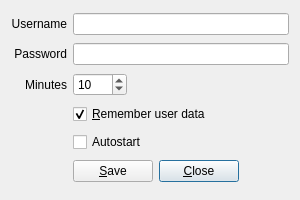
<?xml version="1.0" encoding="UTF-8"?>
<ui version="4.0">
 <class>SettingsDialog</class>
 <widget class="QDialog" name="SettingsDialog">
  <property name="geometry">
   <rect>
    <x>0</x>
    <y>0</y>
    <width>300</width>
    <height>200</height>
   </rect>
  </property>
  <property name="windowTitle">
   <string>User Settings</string>
  </property>
  <property name="windowIcon">
   <iconset resource="resources.qrc">
    <normaloff>:/settings</normaloff>:/settings</iconset>
  </property>
  <layout class="QGridLayout" name="gridLayout">
   <item row="0" column="0">
    <widget class="QLabel" name="_user">
     <property name="text">
      <string>Username</string>
     </property>
     <property name="alignment">
      <set>Qt::AlignRight|Qt::AlignTrailing|Qt::AlignVCenter</set>
     </property>
    </widget>
   </item>
   <item row="0" column="1" colspan="3">
    <widget class="QLineEdit" name="username">
     <property name="toolTip">
      <string>&lt;html&gt;&lt;head/&gt;&lt;body&gt;&lt;p&gt;Your somewhereinblog username&lt;/p&gt;&lt;/body&gt;&lt;/html&gt;</string>
     </property>
    </widget>
   </item>
   <item row="5" column="2">
    <widget class="QPushButton" name="buttonClose">
     <property name="toolTip">
      <string/>
     </property>
     <property name="text">
      <string>&amp;Close</string>
     </property>
     <property name="shortcut">
      <string>C</string>
     </property>
    </widget>
   </item>
   <item row="5" column="1">
    <widget class="QPushButton" name="buttonSave">
     <property name="toolTip">
      <string/>
     </property>
     <property name="text">
      <string>&amp;Save</string>
     </property>
     <property name="shortcut">
      <string>S</string>
     </property>
    </widget>
   </item>
   <item row="1" column="0">
    <widget class="QLabel" name="_passwd">
     <property name="text">
      <string>Password</string>
     </property>
     <property name="alignment">
      <set>Qt::AlignRight|Qt::AlignTrailing|Qt::AlignVCenter</set>
     </property>
    </widget>
   </item>
   <item row="1" column="1" colspan="3">
    <widget class="QLineEdit" name="password">
     <property name="toolTip">
      <string>&lt;html&gt;&lt;head/&gt;&lt;body&gt;&lt;p&gt;... and the password&lt;/p&gt;&lt;/body&gt;&lt;/html&gt;</string>
     </property>
     <property name="echoMode">
      <enum>QLineEdit::Password</enum>
     </property>
    </widget>
   </item>
   <item row="2" column="0">
    <widget class="QLabel" name="_time">
     <property name="sizePolicy">
      <sizepolicy hsizetype="Minimum" vsizetype="Preferred">
       <horstretch>0</horstretch>
       <verstretch>0</verstretch>
      </sizepolicy>
     </property>
     <property name="text">
      <string>Minutes</string>
     </property>
     <property name="alignment">
      <set>Qt::AlignRight|Qt::AlignTrailing|Qt::AlignVCenter</set>
     </property>
    </widget>
   </item>
   <item row="2" column="1" colspan="2">
    <widget class="QSpinBox" name="time">
     <property name="sizePolicy">
      <sizepolicy hsizetype="Maximum" vsizetype="Fixed">
       <horstretch>0</horstretch>
       <verstretch>0</verstretch>
      </sizepolicy>
     </property>
     <property name="toolTip">
      <string>&lt;html&gt;&lt;head/&gt;&lt;body&gt;&lt;p&gt;Enter a value from 1 to 1440 minutes&lt;/p&gt;&lt;/body&gt;&lt;/html&gt;</string>
     </property>
     <property name="minimum">
      <number>1</number>
     </property>
     <property name="maximum">
      <number>1440</number>
     </property>
     <property name="value">
      <number>10</number>
     </property>
    </widget>
   </item>
   <item row="3" column="1" colspan="3">
    <widget class="QCheckBox" name="rememberme">
     <property name="toolTip">
      <string>&lt;html&gt;&lt;head/&gt;&lt;body&gt;&lt;p&gt;Your username and password will be saved at registry/home folder&lt;/p&gt;&lt;/body&gt;&lt;/html&gt;</string>
     </property>
     <property name="text">
      <string>&amp;Remember user data</string>
     </property>
     <property name="shortcut">
      <string>R</string>
     </property>
     <property name="checked">
      <bool>true</bool>
     </property>
    </widget>
   </item>
   <item row="4" column="1">
    <widget class="QCheckBox" name="autostart">
     <property name="text">
      <string>Autostart</string>
     </property>
    </widget>
   </item>
  </layout>
 </widget>
 <tabstops>
  <tabstop>username</tabstop>
  <tabstop>password</tabstop>
  <tabstop>time</tabstop>
  <tabstop>rememberme</tabstop>
  <tabstop>autostart</tabstop>
  <tabstop>buttonSave</tabstop>
  <tabstop>buttonClose</tabstop>
 </tabstops>
 <resources>
  <include location="resources.qrc"/>
 </resources>
 <connections/>
</ui>
